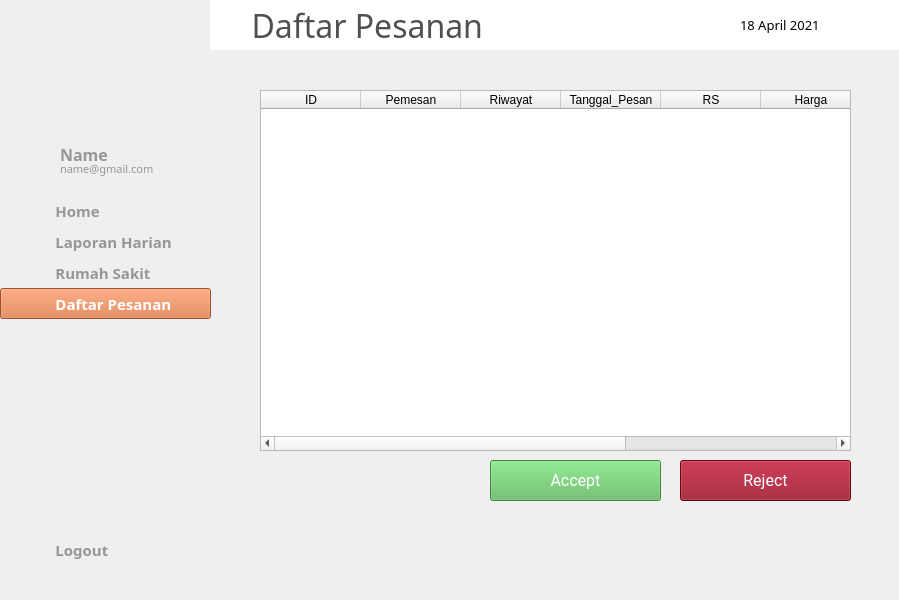
<?xml version="1.0" encoding="UTF-8"?>
<ui version="4.0">
 <class>MainWindow</class>
 <widget class="QMainWindow" name="MainWindow">
  <property name="geometry">
   <rect>
    <x>0</x>
    <y>0</y>
    <width>899</width>
    <height>600</height>
   </rect>
  </property>
  <property name="windowTitle">
   <string>MainWindow</string>
  </property>
  <widget class="QWidget" name="centralwidget">
   <widget class="QLabel" name="background">
    <property name="geometry">
     <rect>
      <x>0</x>
      <y>0</y>
      <width>900</width>
      <height>600</height>
     </rect>
    </property>
    <property name="text">
     <string/>
    </property>
    <property name="textFormat">
     <enum>Qt::PlainText</enum>
    </property>
    <property name="pixmap">
     <pixmap>../img/background.png</pixmap>
    </property>
    <property name="alignment">
     <set>Qt::AlignRight|Qt::AlignTrailing|Qt::AlignVCenter</set>
    </property>
   </widget>
   <widget class="QLabel" name="topbar">
    <property name="geometry">
     <rect>
      <x>210</x>
      <y>0</y>
      <width>691</width>
      <height>50</height>
     </rect>
    </property>
    <property name="font">
     <font>
      <family>Montserrat Medium</family>
      <pointsize>24</pointsize>
      <weight>50</weight>
      <bold>false</bold>
     </font>
    </property>
    <property name="styleSheet">
     <string notr="true">background-color: rgb(255, 255, 255);
color: rgb(80, 80, 80);</string>
    </property>
    <property name="text">
     <string>     Daftar Pesanan</string>
    </property>
   </widget>
   <widget class="QLabel" name="icon_notif">
    <property name="geometry">
     <rect>
      <x>850</x>
      <y>15</y>
      <width>20</width>
      <height>20</height>
     </rect>
    </property>
    <property name="text">
     <string/>
    </property>
    <property name="pixmap">
     <pixmap>../img/notif.png</pixmap>
    </property>
    <property name="scaledContents">
     <bool>true</bool>
    </property>
   </widget>
   <widget class="QLabel" name="icon_calendar">
    <property name="geometry">
     <rect>
      <x>710</x>
      <y>15</y>
      <width>20</width>
      <height>20</height>
     </rect>
    </property>
    <property name="text">
     <string/>
    </property>
    <property name="pixmap">
     <pixmap>../img/cal.png</pixmap>
    </property>
    <property name="scaledContents">
     <bool>true</bool>
    </property>
   </widget>
   <widget class="QLabel" name="label_date">
    <property name="geometry">
     <rect>
      <x>740</x>
      <y>15</y>
      <width>101</width>
      <height>20</height>
     </rect>
    </property>
    <property name="font">
     <font>
      <family>Montserrat Medium</family>
      <pointsize>10</pointsize>
      <weight>50</weight>
      <bold>false</bold>
     </font>
    </property>
    <property name="text">
     <string>18 April 2021</string>
    </property>
   </widget>
   <widget class="QPushButton" name="button_home">
    <property name="geometry">
     <rect>
      <x>0</x>
      <y>195</y>
      <width>211</width>
      <height>31</height>
     </rect>
    </property>
    <property name="font">
     <font>
      <family>Montserrat SemiBold</family>
      <pointsize>11</pointsize>
      <weight>75</weight>
      <bold>true</bold>
     </font>
    </property>
    <property name="cursor">
     <cursorShape>PointingHandCursor</cursorShape>
    </property>
    <property name="layoutDirection">
     <enum>Qt::LeftToRight</enum>
    </property>
    <property name="autoFillBackground">
     <bool>false</bool>
    </property>
    <property name="styleSheet">
     <string notr="true">Text-align:left;
background-color: rgb(251, 242, 215);
color: rgb(150, 150, 150);</string>
    </property>
    <property name="text">
     <string>              Home</string>
    </property>
    <property name="flat">
     <bool>true</bool>
    </property>
   </widget>
   <widget class="QLabel" name="icon_home">
    <property name="geometry">
     <rect>
      <x>20</x>
      <y>200</y>
      <width>20</width>
      <height>20</height>
     </rect>
    </property>
    <property name="text">
     <string/>
    </property>
    <property name="pixmap">
     <pixmap>../img/home-gray.png</pixmap>
    </property>
    <property name="scaledContents">
     <bool>true</bool>
    </property>
   </widget>
   <widget class="QPushButton" name="button_laporan">
    <property name="geometry">
     <rect>
      <x>0</x>
      <y>226</y>
      <width>211</width>
      <height>31</height>
     </rect>
    </property>
    <property name="font">
     <font>
      <family>Montserrat SemiBold</family>
      <pointsize>11</pointsize>
      <weight>75</weight>
      <bold>true</bold>
     </font>
    </property>
    <property name="cursor">
     <cursorShape>PointingHandCursor</cursorShape>
    </property>
    <property name="layoutDirection">
     <enum>Qt::LeftToRight</enum>
    </property>
    <property name="autoFillBackground">
     <bool>false</bool>
    </property>
    <property name="styleSheet">
     <string notr="true">Text-align:left;
background-color: rgb(251, 242, 215);
color: rgb(150, 150, 150);</string>
    </property>
    <property name="text">
     <string>              Laporan Harian</string>
    </property>
    <property name="flat">
     <bool>true</bool>
    </property>
   </widget>
   <widget class="QLabel" name="icon_laporan">
    <property name="geometry">
     <rect>
      <x>20</x>
      <y>233</y>
      <width>20</width>
      <height>20</height>
     </rect>
    </property>
    <property name="text">
     <string/>
    </property>
    <property name="pixmap">
     <pixmap>../img/laporan-gray.png</pixmap>
    </property>
    <property name="scaledContents">
     <bool>true</bool>
    </property>
   </widget>
   <widget class="QLabel" name="icon_rs">
    <property name="geometry">
     <rect>
      <x>20</x>
      <y>263</y>
      <width>20</width>
      <height>20</height>
     </rect>
    </property>
    <property name="text">
     <string/>
    </property>
    <property name="pixmap">
     <pixmap>../img/hospital-gray.png</pixmap>
    </property>
    <property name="scaledContents">
     <bool>true</bool>
    </property>
   </widget>
   <widget class="QPushButton" name="button_rs">
    <property name="geometry">
     <rect>
      <x>0</x>
      <y>257</y>
      <width>211</width>
      <height>31</height>
     </rect>
    </property>
    <property name="font">
     <font>
      <family>Montserrat SemiBold</family>
      <pointsize>11</pointsize>
      <weight>75</weight>
      <bold>true</bold>
     </font>
    </property>
    <property name="cursor">
     <cursorShape>PointingHandCursor</cursorShape>
    </property>
    <property name="layoutDirection">
     <enum>Qt::LeftToRight</enum>
    </property>
    <property name="autoFillBackground">
     <bool>false</bool>
    </property>
    <property name="styleSheet">
     <string notr="true">Text-align:left;
background-color: rgb(251, 242, 215);
color: rgb(150, 150, 150);</string>
    </property>
    <property name="text">
     <string>              Rumah Sakit</string>
    </property>
    <property name="flat">
     <bool>true</bool>
    </property>
   </widget>
   <widget class="QLabel" name="icon_pesanan">
    <property name="geometry">
     <rect>
      <x>20</x>
      <y>294</y>
      <width>20</width>
      <height>20</height>
     </rect>
    </property>
    <property name="text">
     <string/>
    </property>
    <property name="pixmap">
     <pixmap>../img/pesanan-white.png</pixmap>
    </property>
    <property name="scaledContents">
     <bool>true</bool>
    </property>
   </widget>
   <widget class="QPushButton" name="button_pesanan">
    <property name="geometry">
     <rect>
      <x>0</x>
      <y>288</y>
      <width>211</width>
      <height>31</height>
     </rect>
    </property>
    <property name="font">
     <font>
      <family>Montserrat SemiBold</family>
      <pointsize>11</pointsize>
      <weight>75</weight>
      <bold>true</bold>
     </font>
    </property>
    <property name="cursor">
     <cursorShape>PointingHandCursor</cursorShape>
    </property>
    <property name="layoutDirection">
     <enum>Qt::LeftToRight</enum>
    </property>
    <property name="autoFillBackground">
     <bool>false</bool>
    </property>
    <property name="styleSheet">
     <string notr="true">background-color: rgb(218, 114, 60);
color: rgb(255, 255, 255);
Text-align:left;</string>
    </property>
    <property name="text">
     <string>              Daftar Pesanan</string>
    </property>
    <property name="flat">
     <bool>false</bool>
    </property>
   </widget>
   <widget class="QPushButton" name="button_logout">
    <property name="geometry">
     <rect>
      <x>0</x>
      <y>534</y>
      <width>211</width>
      <height>31</height>
     </rect>
    </property>
    <property name="font">
     <font>
      <family>Montserrat SemiBold</family>
      <pointsize>11</pointsize>
      <weight>75</weight>
      <bold>true</bold>
     </font>
    </property>
    <property name="cursor">
     <cursorShape>PointingHandCursor</cursorShape>
    </property>
    <property name="layoutDirection">
     <enum>Qt::LeftToRight</enum>
    </property>
    <property name="autoFillBackground">
     <bool>false</bool>
    </property>
    <property name="styleSheet">
     <string notr="true">Text-align:left;
background-color: rgb(251, 242, 215);
color: rgb(150, 150, 150);</string>
    </property>
    <property name="text">
     <string>              Logout</string>
    </property>
    <property name="flat">
     <bool>true</bool>
    </property>
   </widget>
   <widget class="QLabel" name="icon_logout">
    <property name="geometry">
     <rect>
      <x>20</x>
      <y>540</y>
      <width>20</width>
      <height>20</height>
     </rect>
    </property>
    <property name="text">
     <string/>
    </property>
    <property name="pixmap">
     <pixmap>../img/power-gray.png</pixmap>
    </property>
    <property name="scaledContents">
     <bool>true</bool>
    </property>
   </widget>
   <widget class="QLabel" name="icon_avatar">
    <property name="geometry">
     <rect>
      <x>0</x>
      <y>140</y>
      <width>61</width>
      <height>41</height>
     </rect>
    </property>
    <property name="text">
     <string/>
    </property>
    <property name="pixmap">
     <pixmap>../img/avatar.png</pixmap>
    </property>
    <property name="scaledContents">
     <bool>true</bool>
    </property>
   </widget>
   <widget class="QLabel" name="label">
    <property name="geometry">
     <rect>
      <x>60</x>
      <y>146</y>
      <width>81</width>
      <height>16</height>
     </rect>
    </property>
    <property name="font">
     <font>
      <family>Montserrat SemiBold</family>
      <pointsize>12</pointsize>
      <weight>75</weight>
      <bold>true</bold>
     </font>
    </property>
    <property name="styleSheet">
     <string notr="true">color: rgb(150, 150, 150);</string>
    </property>
    <property name="text">
     <string>Name</string>
    </property>
   </widget>
   <widget class="QLabel" name="label_email">
    <property name="geometry">
     <rect>
      <x>60</x>
      <y>161</y>
      <width>131</width>
      <height>16</height>
     </rect>
    </property>
    <property name="font">
     <font>
      <family>Montserrat Medium</family>
      <pointsize>8</pointsize>
      <weight>50</weight>
      <bold>false</bold>
     </font>
    </property>
    <property name="styleSheet">
     <string notr="true">color: rgb(150, 150, 150);</string>
    </property>
    <property name="text">
     <string>name@gmail.com</string>
    </property>
   </widget>
   <widget class="QTableWidget" name="tabel_pesan_2">
    <property name="geometry">
     <rect>
      <x>260</x>
      <y>90</y>
      <width>591</width>
      <height>361</height>
     </rect>
    </property>
    <property name="selectionMode">
     <enum>QAbstractItemView::SingleSelection</enum>
    </property>
    <property name="selectionBehavior">
     <enum>QAbstractItemView::SelectRows</enum>
    </property>
    <property name="columnCount">
     <number>8</number>
    </property>
    <attribute name="verticalHeaderVisible">
     <bool>false</bool>
    </attribute>
    <attribute name="verticalHeaderDefaultSectionSize">
     <number>30</number>
    </attribute>
    <column>
     <property name="text">
      <string>ID</string>
     </property>
    </column>
    <column>
     <property name="text">
      <string>Pemesan</string>
     </property>
    </column>
    <column>
     <property name="text">
      <string>Riwayat</string>
     </property>
    </column>
    <column>
     <property name="text">
      <string>Tanggal_Pesan</string>
     </property>
    </column>
    <column>
     <property name="text">
      <string>RS</string>
     </property>
    </column>
    <column>
     <property name="text">
      <string>Harga</string>
     </property>
    </column>
    <column>
     <property name="text">
      <string>Pasien_Sekarang</string>
     </property>
    </column>
    <column>
     <property name="text">
      <string>Kapasitas</string>
     </property>
    </column>
   </widget>
   <widget class="QPushButton" name="Logout_5">
    <property name="geometry">
     <rect>
      <x>680</x>
      <y>460</y>
      <width>171</width>
      <height>41</height>
     </rect>
    </property>
    <property name="font">
     <font>
      <family>Roboto</family>
      <pointsize>12</pointsize>
     </font>
    </property>
    <property name="cursor">
     <cursorShape>PointingHandCursor</cursorShape>
    </property>
    <property name="styleSheet">
     <string notr="true">QPushButton{
	background-color: rgb(145, 9, 30);
	color: rgb(255, 255, 255);
}</string>
    </property>
    <property name="text">
     <string>Reject</string>
    </property>
   </widget>
   <widget class="QPushButton" name="Logout_4">
    <property name="geometry">
     <rect>
      <x>490</x>
      <y>460</y>
      <width>171</width>
      <height>41</height>
     </rect>
    </property>
    <property name="font">
     <font>
      <family>Roboto</family>
      <pointsize>12</pointsize>
     </font>
    </property>
    <property name="cursor">
     <cursorShape>PointingHandCursor</cursorShape>
    </property>
    <property name="styleSheet">
     <string notr="true">QPushButton{
	background-color: rgb(92, 184, 92);
	color: rgb(255, 255, 255);
}</string>
    </property>
    <property name="text">
     <string>Accept</string>
    </property>
   </widget>
   <zorder>background</zorder>
   <zorder>topbar</zorder>
   <zorder>icon_notif</zorder>
   <zorder>icon_calendar</zorder>
   <zorder>label_date</zorder>
   <zorder>button_home</zorder>
   <zorder>icon_home</zorder>
   <zorder>button_laporan</zorder>
   <zorder>icon_laporan</zorder>
   <zorder>button_rs</zorder>
   <zorder>icon_rs</zorder>
   <zorder>button_pesanan</zorder>
   <zorder>icon_pesanan</zorder>
   <zorder>button_logout</zorder>
   <zorder>icon_logout</zorder>
   <zorder>icon_avatar</zorder>
   <zorder>label</zorder>
   <zorder>label_email</zorder>
   <zorder>tabel_pesan_2</zorder>
   <zorder>Logout_5</zorder>
   <zorder>Logout_4</zorder>
  </widget>
 </widget>
 <resources/>
 <connections/>
</ui>
